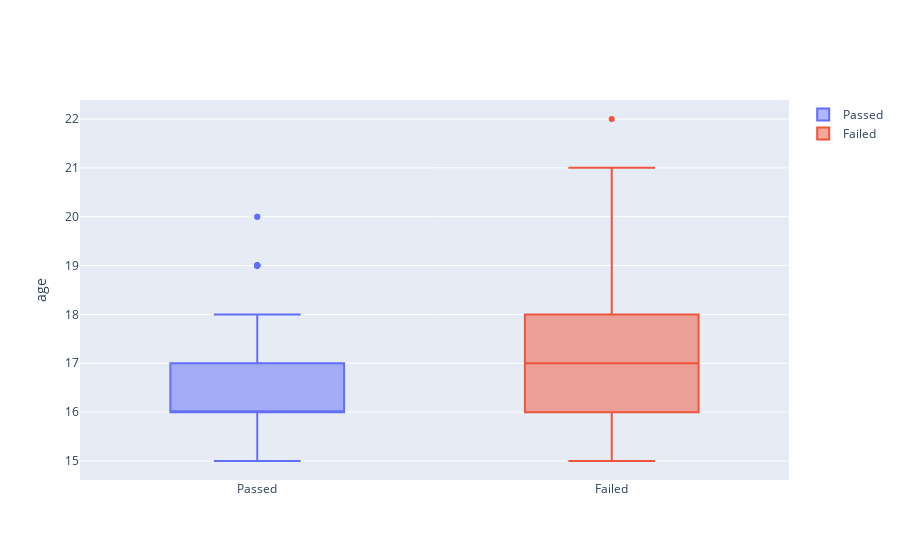

Notebook code cell kept with this figure:
### Markdown cell above
The results provided by **ANOVA** allow to obtain the p-values related to the individual features, which are represented in the graph in the form **-Log<sub>10</sub>(pvalue)** so as to be more easily represented (all values are also divided by the largest one so as to normalize the results between 0 and 1). Given the transformation, the closer the value is to 1 the more the feature should be linked to the outcome. 

For the **RFE** what is represented is the ranking, i.e. the features with value 1 are those in the optimal set chosen, the more the number rises the more have been eliminated first. I have chosen to put the first 8 features in the set. 

The last panel instead puts in relation the two results to allow us to see the values taken from both and if the two analysis correspond. You can see how most of the features are the same, but others are taken into account only by one method and not by the other, even if some seemed to have very good results in ANOVA.

For all the classifiers will then be taken into account only the set obtained by the RFE, because compared to the other type of analysis also takes into account the relationships between the various features.



Very often it is possible to understand if a feature is relevant by already observing the data distribution, maybe tracking boxplots that can allow a clear statistical representation of the data distribution in relation to the binary outcome we are observing. In our case this was not possible because the features that turned out to be important have very small and close values (ex: *failures*) or are categorical features. Below is shown a boxplots of the feature *age*, in the only dataset about Math because there was a more marked difference, which although representing a very limited range, still allows us to understand how a higher age is linked to an increase in the insufficiencies in the matter considered. This is easily observed by seeing the difference between the medians and the various quartiles.

### Code cell
failuresPass = []
failuresFail = []

for x,y in dataMatExt.loc[:, ['age','G3']].values:
    if(y>0):
        failuresPass.append(x)
    else:
        failuresFail.append(x)

fig = go.Figure()
fig.add_trace(go.Box(y=failuresPass, name= 'Passed'))
fig.add_trace(go.Box(y=failuresFail, name= 'Failed'))

fig.update_layout(
    yaxis_title = 'age'
)
fig.show()

### Figure 1 — Plotly figure (JSON) as saved in the notebook; plotly's stock layout.template omitted (floating-point values rounded to 4 significant figures; data arrays with more than 128 entries replaced by an {"elided": "..."} marker saying what was removed)
{"data": [{"name": "Passed", "type": "box", "y": {"elided": "265 int values"}}, {"name": "Failed", "type": "box", "y": {"elided": "130 int values"}}], "layout": {"yaxis": {"title": {"text": "age"}}}}
